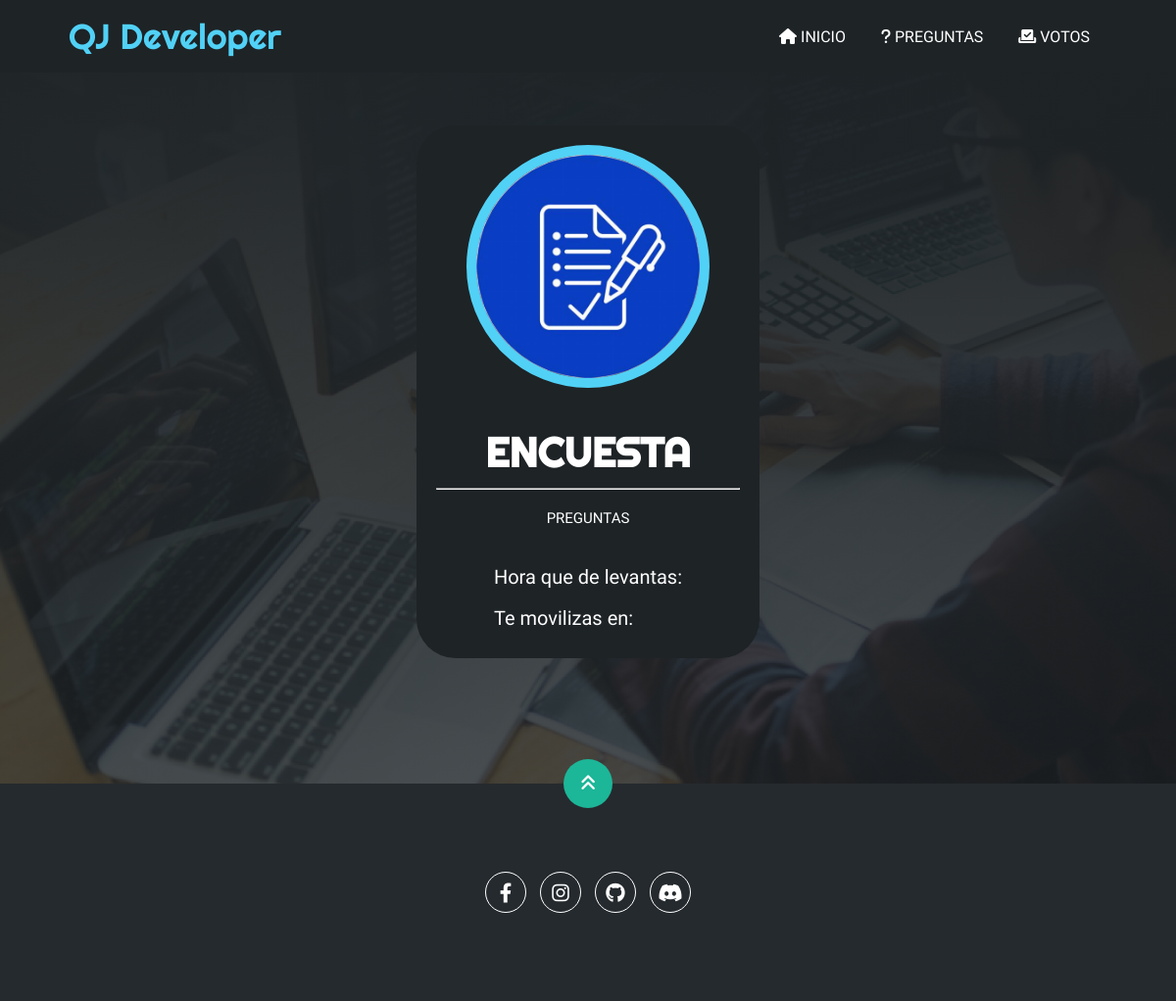
The page /encuesta/ on the database its author committed.
### encuesta/models.py (models this page shows)
class Pregunta(models.Model):
    pregunta_text = models.CharField(max_length=200)
    pub_date = models.DateTimeField('date published')

### encuesta/views.py (the view)
# urls.py: path('encuesta/', views.index,name='index'),
def index(request):
    latest_question_list = Pregunta.objects.order_by('-pub_date')[:5]
    context = {
        'latest_question_list':latest_question_list
    }
    return render(request,'encuesta/index.html',context)

### encuesta/templates/encuesta/index.html
{% extends "main.html" %}
{% load static %}
{% block main %}
<div class="container-img">
    <img src="{% static 'img/option.jpeg' %}" alt="">
</div>
<h1>ENCUESTA</h1>
<hr style="margin-top: 10px;">
<h2>PREGUNTAS</h2>
<div class="lab">
    <h2>{% if latest_question_list %}
        <ul>
            {% for pregunta in latest_question_list %}
            <li>
                <a href="/encuesta/{{pregunta.id}}">
                    {{pregunta.pregunta_text}}
                </a>
            </li>
            {% endfor %}
        </ul>
        {% else %}
        <p>No hay registros</p>
        {% endif %}
    </h2>
</div>
{% endblock %}

### encuesta/static/css/style.css (style rules this page uses)
* { box-sizing: border-box; font-family: 'Work Sans'; margin: 0; padding: 0; }
html { scroll-behavior: smooth; }
.home .content-banner img { margin-top: 40px; border: 10px solid #51D1F6; display: block; width: 80%; margin: auto; border-radius: 100%; }
.home .content-banner h1 { margin-top: 40px; font-size: 42px; font-family: 'Righteous'; }
.home .content-banner h2 { margin-top: 20px; font-size: 15px; font-weight: normal; }
.home .content-banner .lab h2 { color: #fff; display: inline-block; text-decoration: none; font-size: 20px; transition: .3s; }
.home .content-banner .lab ul { list-style: none; }
.home .content-banner .lab ul li a { color: #fff; display: inline-block; text-decoration: none; line-height: 42px; font-size: 20px; transition: .3s; }
.home .content-banner .lab { align-items: center; margin: auto; }
.home .content-banner .lab { margin-top: 10px; text-align: left; display: inline-block; }

### rows shown on the page
Pregunta: pregunta_text "Hora que de levantas:"
Pregunta: pregunta_text "Te movilizas en:"
